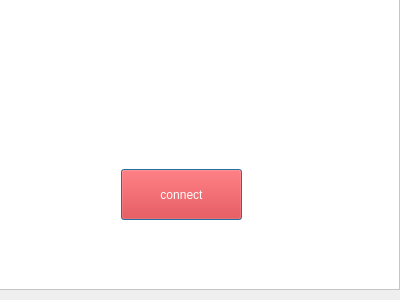
<?xml version="1.0" encoding="UTF-8"?>
<ui version="4.0">
 <class>Dialog</class>
 <widget class="QDialog" name="Dialog">
  <property name="geometry">
   <rect>
    <x>0</x>
    <y>0</y>
    <width>400</width>
    <height>300</height>
   </rect>
  </property>
  <property name="windowTitle">
   <string>Dialog</string>
  </property>
  <widget class="QFrame" name="frame">
   <property name="geometry">
    <rect>
     <x>-1</x>
     <y>-1</y>
     <width>401</width>
     <height>291</height>
    </rect>
   </property>
   <property name="styleSheet">
    <string notr="true">background: white;
</string>
   </property>
   <property name="frameShape">
    <enum>QFrame::StyledPanel</enum>
   </property>
   <property name="frameShadow">
    <enum>QFrame::Raised</enum>
   </property>
   <widget class="QPushButton" name="push">
    <property name="geometry">
     <rect>
      <x>122</x>
      <y>170</y>
      <width>121</width>
      <height>51</height>
     </rect>
    </property>
    <property name="styleSheet">
     <string notr="true">background: red;
color: white;</string>
    </property>
    <property name="text">
     <string>connect</string>
    </property>
   </widget>
  </widget>
 </widget>
 <resources/>
 <connections/>
</ui>
